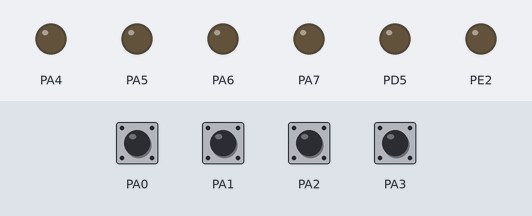
The program below on a simulated ATmega128, built with avr-gcc and emulated at 16 MHz (the files do not name the chip). Shown: output pins drawn as LEDs (lit = HIGH). Dashed ring = blinking. The inputs (shaded band) are chosen by the test bench; at power-on: PA0–3 HIGH.

Above: at 1.2 s.
1.3 s: PA0 pulled LOW for 1 s
At 1.62 s:
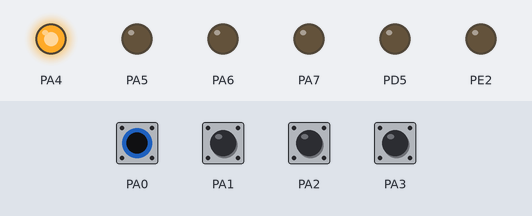
3.8 s: PA2 pulled LOW for 1 s
At 5.4 s:
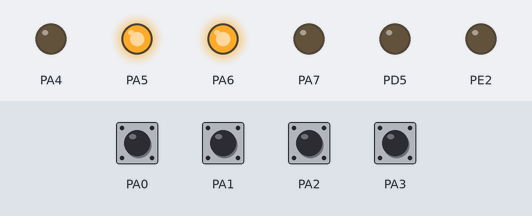
6.3 s: PA3 pulled LOW for 1 s
At 6.55 s:
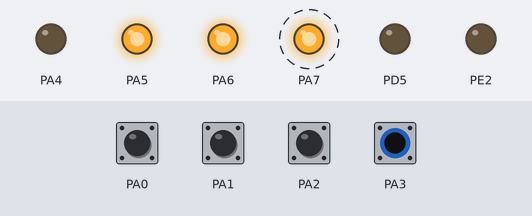
9.3 s: PA2 pulled LOW for 0.15 s
At 10.2 s:
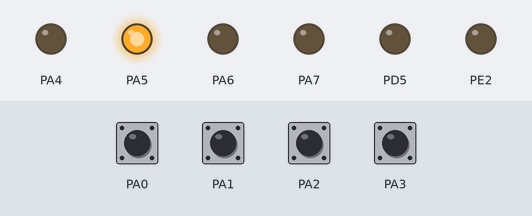
11.1 s: PA1 pulled LOW for 0.15 s
At 11.45 s:
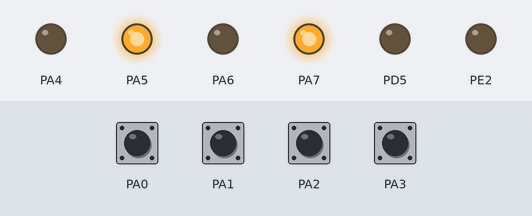
13.0 s: PA0 pulled LOW for 0.15 s
At 14.5 s:
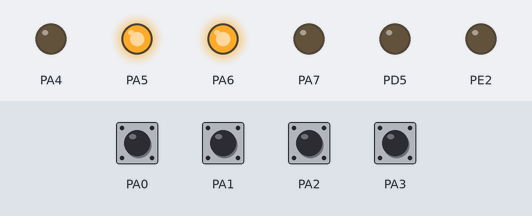
Timing chart, 0 to 15.7 s (numbered marks = the images above; inputs shaded):
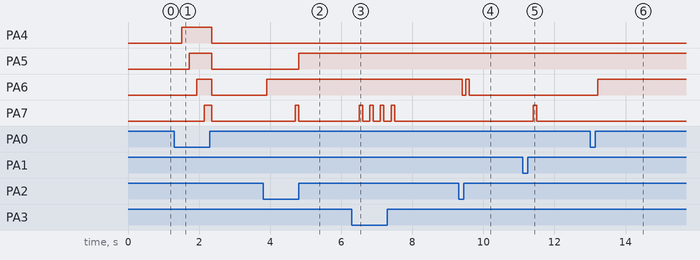

Measured:
- after the input at 1.3 s, PA4: LOW → HIGH after 0.21 s, → LOW 0.84 s later; PA5: LOW → HIGH after 0.42 s, → LOW 0.63 s later; PA6: LOW → HIGH after 0.63 s, → LOW 0.42 s later; PA7: LOW → HIGH after 0.84 s, → LOW 0.21 s later
- after the input at 3.8 s, PA5: LOW → HIGH after 1.0 s; PA6: LOW → HIGH after 0.10 s; PA7: LOW → HIGH after 0.90 s, → LOW 0.10 s later
- after the input at 6.3 s, PA7: alternates HIGH for 0.10 s and LOW for 0.20 s, 8 changes in all, then stays LOW, starting after 0.20 s
- after the input at 9.3 s, PA6: HIGH → LOW after 0.10 s, → HIGH 0.10 s later, → LOW 0.10 s later
- after the input at 11.1 s, PA7: LOW → HIGH after 0.30 s, → LOW 0.10 s later
- after the input at 13.0 s, PA6: LOW → HIGH after 0.21 s

The program:

main.c
```c
#include "main.h"
//---------------------------------------------------

//---------------------------------------------------
void port_ini(void)
{
	DDRA    = 0b11110000; 	// èíäèêàöèÿ/êíîïêè
	PORTA  |= 0b00001111;   // ìîðãíåì/ïîäòÿæêà ê ïèòàíèþ
}

void init_PWM_timer_0 (void) //èñïîëüçóåòüñÿ  â delay!
{

}

void init_CTC_timer_2 (void) //  ïîä îïðîñ êíîïîê
{
	//11 0x014 - TIMER2 COMP

	TCCR2 |= (1<<WGM21); // WGM21 - 1, WGM20 - 0 -- ðåæèèì CTC, ïîñ ðàâíåíèþ
	TIMSK |= (1<<OCIE2); // òèï ïðåðûâàíèé â 4Bit
	OCR2   = 0b11111111; //÷èñëî äëÿ ñðàâíåíèÿ ñî ñ÷åò÷èêîì TCNT
	TCCR2 |= (1<<CS20)|(1<<CS21)|(1<<CS22); //çàäàåì äåëèòåëü ÷àñòîòû 1024
}
//--------- Timer 1/Timer 3 - ãåíåðàòîðû ---------------------

void init_PWM_timer_1(void) // ôóíêöèÿ ïðîâåðåíà
{
	DDRD  = (1<<PD5);  //OC1A
	DDRE  = (1<<PE2);  //OC1B
	// COM1A1|COM1A0|COM1B1|COM1B0|FOC1A|FOC1B|WGM11|WGM10 --- TCCR1A
	// ICNC1  ICES1         WGM13  WGM12 CS12  CS11  CS10  --- TCCR1B

	/* COMnA1/COMnB1   COMnA0/COMnB0
	0 0 - Normal port operation, OCnA/OCnB disconnected.
	0 1 - Toggle OCnA/OCnB on Compare Match.
	1 0 - Clear OCnA/OCnB on Compare Match (Set output to low level).
	1 1 - Set OCnA/OCnB on Compare Match (Set output to high level).
	*/
	TCCR1A |= (1<<COM1A1)|(1<<COM1A0)|(1<<COM1B1);
	TCCR1A &= ~ (1<<COM1B0);
	/*
	WGM13	WGM12	WGM11	WGM10
    0000 - îáû÷íûé ðåæèì
    0001 - êîððåêöèß ôàçû PWM, 8-áèò
    0010 - êîððåêöèß ôàçû PWM, 9-áèò
    0011 - êîððåêöèß ôàçû PWM, 10-áèò
    0100 - ðåæèì ñ÷åòà èìïóëüñîâ (OCR1A) (ñáðîñ ïðè ñîâïàäåíèè)
    0101 - PWM, 8-áèò
    0110 - PWM, 9-áèò
    0111 - PWM, 10-áèò
    1000 - êîððåêöèß ôàçû è ÷àñòîòû PWM (ICR1)
    1001 - êîððåêöèß ôàçû è ÷àñòîòû PWM (OCR1A)
    1010 - êîððåêöèß ôàçû PWM (ICR1)
    1011 - êîððåêöèß ôàçû è ÷àñòîòû PWM (OCR1A)
    1100 - ðåæèì ñ÷åòà èìïóëüñîâ (ICR1) (ñáðîñ ïðè ñîâïàäåíèè)
    1101 - ðåçåðâ
    1110 - PWM (ICR1)
    1111 - PWM (OCR1A) */

 	TCCR1A &= ~(1<<WGM10); // êîððåêöèß ôàçû è ÷àñòîòû
 	TCCR1A &= ~(1<<WGM11);
	TCCR1B &= ~(1<<WGM12);
	TCCR1B |= (1<<WGM13);
	/*
	CS12 CS11 CS10 - clkI/O/1 (No prescaling)
	*/
	TCCR1B |=(1<<CS10);
	TCCR1B &= ~(1<<CS11);
	TCCR1B &= ~(1<<CS12);

	OCR1A=50;
	OCR1B=50;
	ICR1=1000;

}

void init_PWM_timer_3(void) // íå ïðîâåðåíà ðàáîòà
{
	DDRD  = (1<<PD4);  //OC3A
	DDRB  = (1<<PB4);  //OC3B

	TCCR3A |= (1<<COM3A1)|(1<<COM3A0)|(1<<COM3B1);
	TCCR3A &= ~ (1<<COM3B1);

	TCCR3A &= ~(1<<WGM10); // êîððåêöèß ôàçû è ÷àñòîòû
	TCCR3A &= ~(1<<WGM11);
	TCCR3B &= ~(1<<WGM12);
	TCCR3B |= (1<<WGM13);

	TCCR3B |=(1<<CS10);
	TCCR3B &= ~(1<<CS11);
	TCCR3B &= ~(1<<CS12);

	OCR3A=5;
	OCR3B=450;
	ICR3=1000;

}
//////////////////////////////////////////////////////////////////////////
int main(void)
{
	port_ini();
	init_PWM_timer_1();
	//init_PWM_timer_3();

	//-----------Äîñòàåì íàñòðîéêè èç ïàìÿòè --------------
	//ICR1=EEPROM_read_word(1);//ðàáîòàåò, äîñòàåì 2 áàéòà
	unsigned int i = 0;

    while (1)
    {
		if (~PINA & (1<<0)) // 1
		{
			_delay_ms(10);
			i+=10;
			_delay_ms(200);
			if (i>=50)
			{
				i=0;
				PORTA  &= ~(0b11110000);
			}
		}
		else if (~PINA & (1<<1)) // 2
		{
			_delay_ms(100);
			PORTA  |= (0b00100000);
			i += 2;
		}
		else if (~PINA & (1<<2)) // 3
		{
			_delay_ms(100);
			PORTA  |= (0b01000000);
			i += 3;
		}
		else if (~PINA & (1<<3)) // 4
		{
			_delay_ms(100);
			PORTA  |= (0b10000000);
			i += 4;
		}

		switch (i)
		{
			case 10:
			PORTA  |= (0b00010000);
			break;

			case 20:
			PORTA  |= (0b00100000);
			break;

			case 30:
			PORTA  |= (0b01000000);
			break;

			case 40:
			PORTA  |= (0b10000000);
			break;
			//------ ðåãóëèðîâêà ïàðàìåòðîâ--------------
			case 13:
			PORTA  &=~(0b01000000);
			_delay_ms(100);
			PORTA  |= (0b01000000);
			ICR1  += 10;
			i-=3;
			break;

			case 14:
			PORTA  &=~(0b10000000);
			_delay_ms(100);
			PORTA  |= (0b10000000);
			ICR1  -= 10;
			i-=4;
			break;

			case 23:
			PORTA  &=~(0b01000000);
			_delay_ms(100);
			PORTA  |= (0b01000000);
			_delay_ms(100);
			PORTA  &=~(0b01000000);
			OCR1A += 10;
			i-=3;
			break;

			case 24:
			PORTA  &=~(0b10000000);
			_delay_ms(100);
			PORTA  |= (0b10000000);
			_delay_ms(100);
			PORTA  &=~(0b10000000);
			OCR1A -= 10;
			i-=4;
			break;

			case 33:
			PORTA  &=~(0b01000000);
			_delay_ms(100);
			PORTA  |= (0b01000000);
			_delay_ms(100);
			PORTA  &=~(0b01000000);
			OCR1B += 10;
			i-=3;
			break;

			case 34:
			PORTA  &=~(0b01000000);
			_delay_ms(100);
			PORTA  |= (0b01000000);
			_delay_ms(100);
			PORTA  &=~(0b01000000);
			OCR1B -= 10;
			i-=3;
			break;
		}
		//------ ñáðîñ -----------
		if (OCR1A>1000)
		{
			OCR1A = 5;
		}
		if (OCR1B>1000)
		{
			OCR1B = 5;
		}


	} //while end

} //main end
```

eeprom.c
```c
#include "eeprom.h"
//---------------------------
 void EEPROM_write(unsigned int uiAddress, unsigned char ucData)
 {
	 while(EECR & (1<<EEWE)) //æäåì îñâîáîæäåíèÿ ôëàãà îêîí÷àíèÿ ïîñëåäíåé îïåðàöèåé ñ ïàìÿòüþ
	 {}
	 EEAR = uiAddress; //Óñòàíàâëèâàåì àäðåñ
	 EEDR = ucData; //Ïèùåì äàííûå â ðåãèñòð
	 EECR |= (1<<EEMWE); //Ðàçðåøàåì çàïèñü
	 EECR |= (1<<EEWE); //Ïèøåì áàéò â ïàìÿòü
	 //asm("nop");
 }

 unsigned char EEPROM_read(unsigned int uiAddress)
 {
	 while(EECR & (1<<EEWE))
	 {} //æäåì îñâîáîæäåíèÿ ôëàãà îêîí÷àíèÿ ïîñëåäíåé îïåðàöèåé ñ ïàìÿòüþ
	 EEAR = uiAddress; //Óñòàíàâëèâàåì àäðåñ
	 EECR |= (1<<EERE); //Çàïóñêàåì îïåðàöèþ ñ÷èòûâàíèÿ èç ïàìÿòè â ðåãèñòð äàííûõ
	 return EEDR; //Âîçâðàùàåì ðåçóëüòàò
 }

 void EEPROM_write_word(unsigned int uiAddress, uint16_t ucData)
 {
	  EEPROM_write(uiAddress, (unsigned char) ucData);
	  unsigned char dt = ucData>>8;
	  EEPROM_write(uiAddress+1, dt);
 }

  uint16_t EEPROM_read_word(unsigned int uiAddress)
  {
	   uint16_t dt = EEPROM_read(uiAddress+1)*256;
	   asm("nop");
	   dt += EEPROM_read(uiAddress);
	   return dt;
  }


 
```

eeprom.h
```c
#ifndef EEPROM_H_
#define EEPROM_H_

#include "main.h"

void EEPROM_write(unsigned int uiAddress, unsigned char ucData);
unsigned char EEPROM_read(unsigned int uiAddress);
void EEPROM_write_word(unsigned int uiAddress, uint16_t ucData); //ïèøåì 2õ-áàéòíóþ âåëè÷èíó
uint16_t EEPROM_read_word(unsigned int uiAddress); //÷èòàåì 2õ-áàéòíóþ âåëè÷èíó

#endif /* EEPROM_H_ */
```

main.h
```c
#ifndef MAIN_H_
#define MAIN_H_

#include <avr/io.h>
#define  F_CPU 16000000UL
#include <avr/io.h>
#include <avr/interrupt.h>
#include <util/delay.h>
#include <stdio.h>
#include <stdlib.h>

#include "eeprom.h"

void port_ini(void);
void init_PWM_timer_1(void);

#endif /* MAIN_H_ */
```
